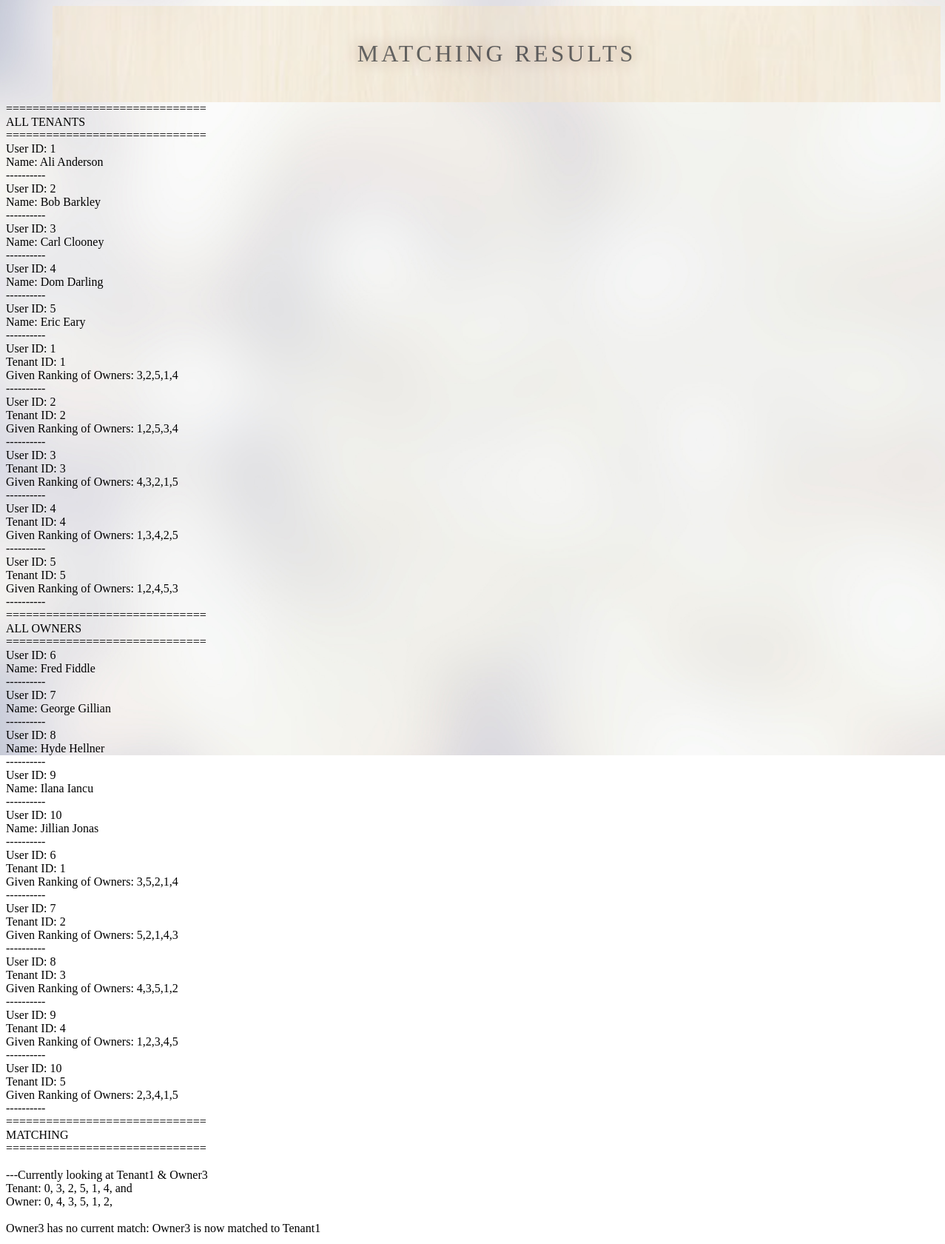
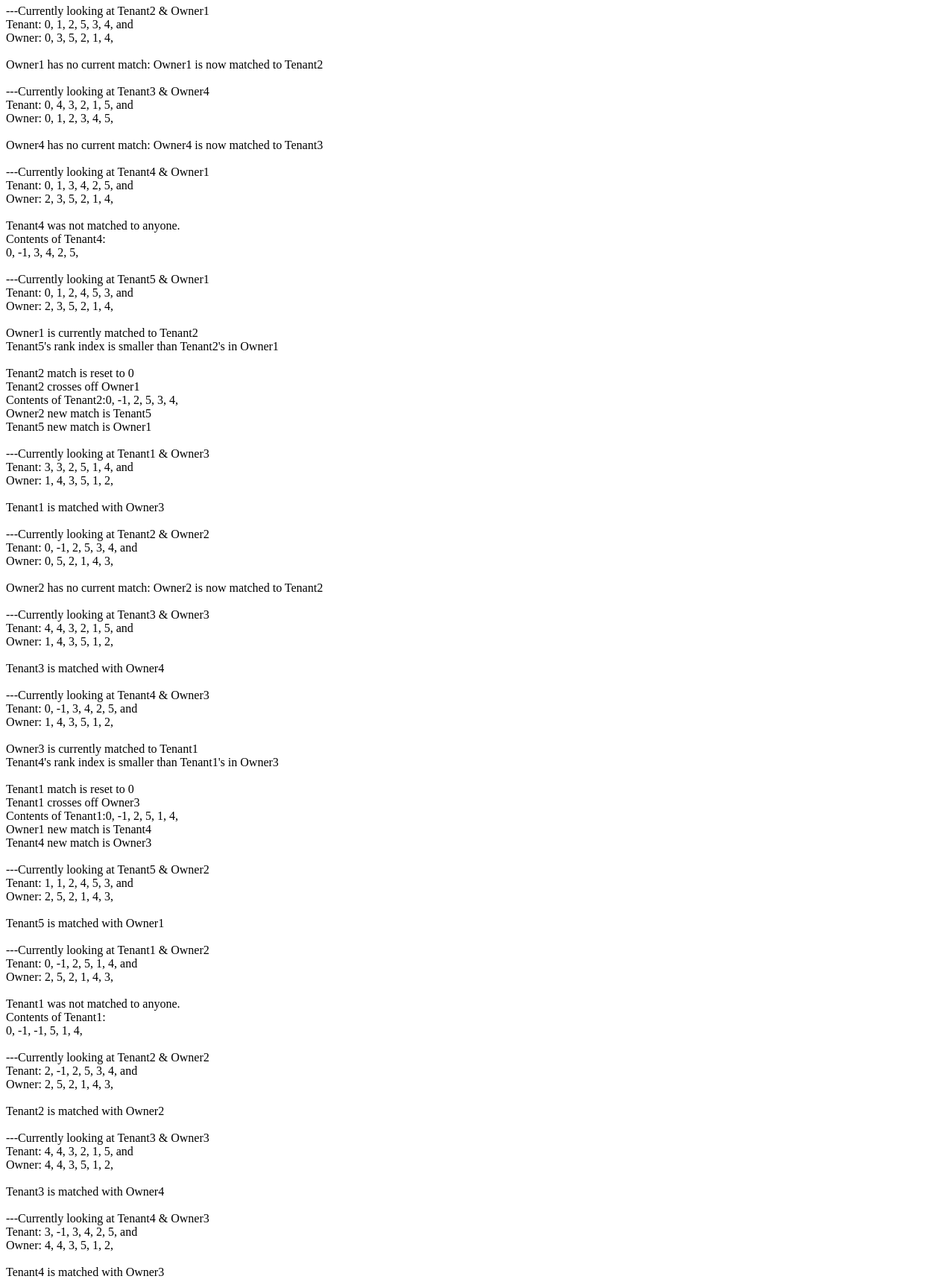
The app's page /pages/matches.php (upper part) with its own data (2 pictures, top to bottom).
### tables this page shows
CREATE TABLE IF NOT EXISTS `users` (
  `user_id` int(11) unsigned NOT NULL AUTO_INCREMENT,
  `first_name` varchar(255) NOT NULL,
  `last_name` varchar(255) NOT NULL,
  `user_type` enum('tenant','owner') NOT NULL DEFAULT 'tenant',
  `phone` varchar(13) NOT NULL,
  `email` varchar(255) NOT NULL,
  `password` varchar(255) NOT NULL,
  PRIMARY KEY (`user_id`)
);

CREATE TABLE IF NOT EXISTS `tenant_ranks_owners` (
  `trank_id` int(11) unsigned NOT NULL AUTO_INCREMENT,
  `user_id` int(11) NOT NULL,
  `ranking_owners` varchar(255) NOT NULL,
  PRIMARY KEY (`trank_id`)
);

CREATE TABLE IF NOT EXISTS `owner_ranks_tenants` (
  `orank_id` int(11) unsigned NOT NULL AUTO_INCREMENT,
  `user_id` int(11) NOT NULL,
  `ranking_tenants` varchar(255) NOT NULL,
  PRIMARY KEY (`orank_id`)
);

### pages/matches.php (the view, shortened to what this page needs)
<!DOCTYPE html>
<html>
<head>
	<link rel="stylesheet" type="text/css" href="../css/style.css">
</head>
	<header>
		<div class="titlePage">
			<h1><a href="homepage.php" id="homepage">MATCHING RESULTS</a></h1>
		</div>
	</header>
<body>
<div class = "matching">
<?php
$dbserver = "localhost";
$dbuser = "root";
$dbpass = "";
$dbName = "rental_7344333";
$conn = new mysqli($dbserver, $dbuser, $dbpass, $dbName);
$queryT = mysqli_query($conn,"SELECT * FROM tenant_ranks_owners ORDER BY trank_id ASC");
$queryTname = mysqli_query($conn,"SELECT * FROM users WHERE user_type = 'tenant' ORDER BY user_id ASC");
$tenantIndex = 'trank_id';
$TuserID = 'user_id';
$tenantRanks = 'ranking_owners';
$rowsT = mysqli_fetch_assoc($queryT);
$rowsTname = mysqli_fetch_assoc($queryTname);
$fNameT = 'first_name';
$lNameT = 'last_name';
$userID = 'user_id';
echo "==============================" . "<br>" . "ALL TENANTS" . "<br>" . "==============================" . "<br>";
do{
	echo "User ID: " . $rowsTname[$userID] . "<br>" .
	"Name: " . $rowsTname[$fNameT] . " " . $rowsTname[$lNameT] . "<br>" . "----------" . "<br>";
}while ($rowsTname = mysqli_fetch_assoc($queryTname));
do{
	echo "User ID: " . $rowsT[$TuserID] . "<br>" .
	"Tenant ID: " . $rowsT[$tenantIndex] . "<br>" .
	"Given Ranking of Owners: " . $rowsT[$tenantRanks] . "<br>" . "----------" . "<br>";
}while($rowsT = mysqli_fetch_assoc($queryT));
$queryO = mysqli_query($conn,"SELECT * FROM owner_ranks_tenants ORDER BY orank_id ASC");
$queryOname = mysqli_query($conn,"SELECT * FROM users WHERE user_type = 'owner' ORDER BY user_id ASC");
$ownerIndex = 'orank_id';
$ownerRanks = 'ranking_tenants';
$rowsO = mysqli_fetch_assoc($queryO);
$rowsOname = mysqli_fetch_assoc($queryOname);
$fNameO = 'first_name';
$lNameO = 'last_name';
$userID = 'user_id';
echo "==============================" . "<br>" . "ALL OWNERS" . "<br>" . "==============================" . "<br>";
do{
	echo "User ID: " . $rowsOname[$userID] . "<br>" .
	"Name: " . $rowsOname[$fNameO] . " " . $rowsOname[$lNameO] . "<br>" . "----------" . "<br>";
}while ($rowsOname = mysqli_fetch_assoc($queryOname));
do{
	echo "User ID: " . $rowsO[$TuserID] . "<br>" .
	"Tenant ID: " . $rowsO[$ownerIndex] . "<br>" .
	"Given Ranking of Owners: " . $rowsO[$ownerRanks] . "<br>" . "----------" . "<br>";
}while($rowsO = mysqli_fetch_assoc($queryO));
echo "==============================" . "<br>" . "MATCHING" . "<br>" . "==============================" . "<br>";
		$tenant = array(
		array(0, 3, 2, 5, 1, 4),
		array(0, 1, 2, 5, 3, 4),
		array(0, 4, 3, 2, 1, 5),
		array(0, 1, 3, 4, 2, 5),
		array(0, 1, 2, 4, 5, 3)
		);
		$owner = array(
		array(0, 3, 5, 2, 1, 4),
		array(0, 5, 2, 1, 4, 3),
		array(0, 4, 3, 5, 1, 2),
		array(0, 1, 2, 3, 4, 5),
		array(0, 2, 3, 4, 1, 5)
		);
		global $someoneWasRejected;
		$rank = 1;
		do{
			$someoneWasRejected = false;
			for ($i = 0; $i < 5; $i++){
				while($tenant[$i][$rank] < 0)
					$rank++;
				$currentOwnerIndex = $tenant[$i][$rank]-1;
				$currentOwner = $tenant[$i][$rank];
				$currentOwnerMatch = $owner[$currentOwnerIndex][0];
				echo "<br>---Currently looking at Tenant" . ($i+1) . " & Owner" . $currentOwner . "<br>Tenant: ";
				for($inside = 0; $inside < 6; $inside++)
					echo $tenant[$i][$inside] . ", ";
				echo "and <br>Owner: ";
				for($inside = 0; $inside <6; $inside++)
					echo $owner[$currentOwnerIndex][$inside] . ", ";
				echo "<br>";
				if($tenant[$i][0] != 0 ){
					echo "<br>Tenant" . ($i+1) . " is matched with Owner" . $tenant[$i][0] . "<br>";
				}
				else if ($currentOwnerMatch == 0){
					echo "<br>Owner" . $currentOwner . " has no current match: ";
					$owner[$currentOwnerIndex][0] = ($i+1);
					$tenant[$i][0] = $currentOwner;
					echo "Owner" . $currentOwner . " is now matched to Tenant" . $owner[$currentOwnerIndex][0] . "<br>";
				}
				else if (getRank($i+1,$owner[$currentOwnerIndex]) < getRank($currentOwnerMatch, $owner[$currentOwnerIndex])){
					echo "<br>Owner" . $currentOwner . " is currently matched to Tenant" . $currentOwnerMatch .
					"<br>Tenant" . ($i+1) . "'s rank index is smaller than Tenant" . $currentOwnerMatch . "'s in Owner" . $currentOwner . "<br>";
					$tenant[$currentOwnerMatch-1][0] = 0;
					echo "<br>Tenant" . $currentOwnerMatch . " match is reset to " . $tenant[$currentOwnerMatch-1][0]
							. "<br>Tenant" . $currentOwnerMatch . " crosses off Owner" . $currentOwner;
					$tenant[$currentOwnerMatch-1][ getRank($currentOwner, $tenant[$currentOwnerMatch-1])] = -1;
					echo "<br>Contents of Tenant" . $currentOwnerMatch . ":";
					for($inside = 0; $inside < 6; $inside++)
						echo $tenant[$currentOwnerMatch-1][$inside] . ", ";
					$owner[$currentOwnerIndex][0] = $i+1;
					echo "<br>Owner" . $currentOwnerMatch . " new match is Tenant" . ($i+1);
					$tenant[$i][0] = $currentOwner;
					echo "<br>Tenant" . ($i+1) . " new match is Owner" . $tenant[$i][0] . "<br>";
					$someoneWasRejected = true;
				}
				else{
					echo "<br>Tenant" . ($i+1) . " was not matched to anyone.";
					$tenant[$i][ getRank($currentOwner, $tenant[$i])] = -1;
					echo "<br>Contents of Tenant" . ($i+1) . ": <br>" ;
					for($inside = 0; $inside < 6; $inside++)
						echo $tenant[$i][$inside] . ", ";
					echo "<br>";
					$someoneWasRejected = true;
				}
			}
		}while($someoneWasRejected === true);?>
		<?php echo "<br>Processing..." . "<br>==============================" . "<br>" . "RESULTS" . "<br>" . "==============================" . "<br>";
	function getRank($value, $rankPosition){
		$rank = 0;
		for($i = 1; $i < 6; $i++){
			if($value == $rankPosition[$i])
				$rank = $i;
		}
		return $rank;
	}
	?></section>
	</div>
</body>
</html>

### css/style.css (style rules this page uses)
header { margin-left:5%; margin-right:5%; min-width:1150px; background: url(../images/light-wood-floor.jpg) no-repeat fixed; background-size: 100%; text-align: center; padding:25px; background-color: #ffffff; opacity: 0.6; }
h1 { font-family: Palatino Linotype; letter-spacing: 4px; font-weight: 100; text-align: center; text-shadow: 0px 0px 20px rgba(114, 54, 0, 0.9); }
body { background: url(../images/white-background-1.jpg); background-size: 1980px; background-repeat: no-repeat; }
a { text-decoration: none; color:black; }

### records on screen
users: user_id "1", first_name "Ali", last_name "Anderson"
users: user_id "2", first_name "Bob", last_name "Barkley"
users: user_id "3", first_name "Carl", last_name "Clooney"
users: user_id "4", first_name "Dom", last_name "Darling"
users: user_id "5", first_name "Eric", last_name "Eary"
tenant_ranks_owners: user "1", trank_id "1", ranking_owners "3,2,5,1,4"
tenant_ranks_owners: user "2", trank_id "2", ranking_owners "1,2,5,3,4"
tenant_ranks_owners: user "3", trank_id "3", ranking_owners "4,3,2,1,5"
tenant_ranks_owners: user "4", trank_id "4", ranking_owners "1,3,4,2,5"
tenant_ranks_owners: user "5", trank_id "5", ranking_owners "1,2,4,5,3"
users: user_id "6", first_name "Fred", last_name "Fiddle"
users: user_id "7", first_name "George", last_name "Gillian"
users: user_id "8", first_name "Hyde", last_name "Hellner"
users: user_id "9", first_name "Ilana", last_name "Iancu"
users: user_id "10", first_name "Jillian", last_name "Jonas"
owner_ranks_tenants: user "6", orank_id "1", ranking_tenants "3,5,2,1,4"
owner_ranks_tenants: user "7", orank_id "2", ranking_tenants "5,2,1,4,3"
owner_ranks_tenants: user "8", orank_id "3", ranking_tenants "4,3,5,1,2"
owner_ranks_tenants: user "9", orank_id "4", ranking_tenants "1,2,3,4,5"
owner_ranks_tenants: user "10", orank_id "5", ranking_tenants "2,3,4,1,5"

### other values on screen
$currentOwner "3"
$tenant[$i][$inside] "0"
$tenant[$i][$inside] "3"
$tenant[$i][$inside] "2"
$tenant[$i][$inside] "5"
$tenant[$i][$inside] "1"
$tenant[$i][$inside] "4"
$owner[$currentOwnerIndex][$inside] "0"
$owner[$currentOwnerIndex][$inside] "4"
$owner[$currentOwnerIndex][$inside] "3"
$owner[$currentOwnerIndex][$inside] "5"
$owner[$currentOwnerIndex][$inside] "1"
$owner[$currentOwnerIndex][$inside] "2"
$owner[$currentOwnerIndex][0] "1"
$currentOwner "1"
